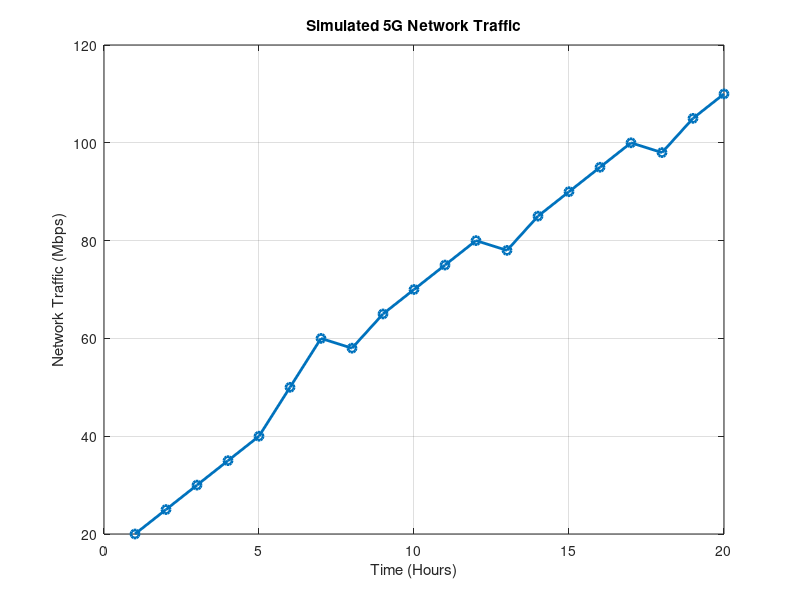

Write MATLAB code to recreate this figure.
clc; 
clear; 
close all; 

% Simulated 5G Network Traffic (Mbps) 
time = 1:20; 
traffic = [20 25 30 35 40 50 60 58 65 70 ... 
    75 80 78 85 90 95 100 98 105 110]; 

figure; 
plot(time, traffic, '-o', 'LineWidth', 2); 
grid on; 
xlabel('Time (Hours)'); 
ylabel('Network Traffic (Mbps)'); 
title('Simulated 5G Network Traffic');
